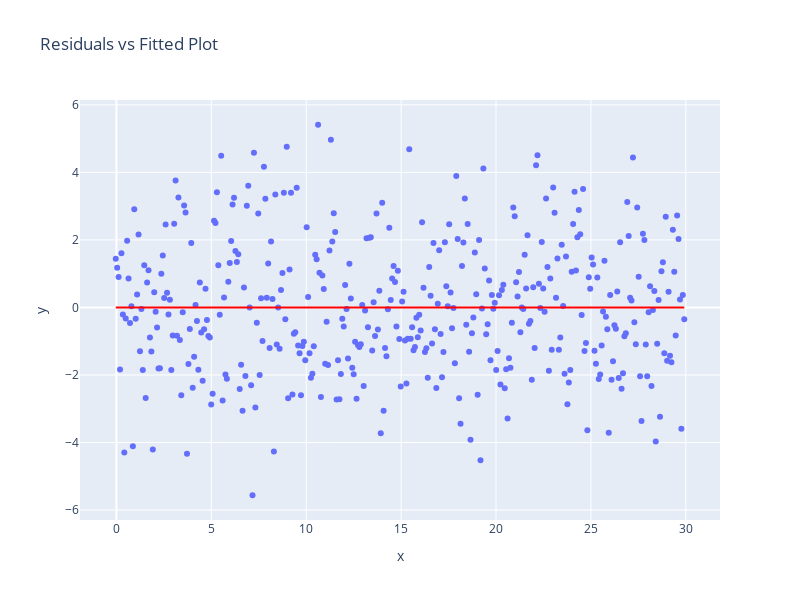

Notebook cell for this chart:
### Code cell
fig = px.scatter(y=residuals, x =fitted, 
                 trendline_color_override="red",
                 trendline="ols", 
                 height=600, width=800,
                 title='Residuals vs Fitted Plot')
fig.show()

### Figure 1 — Plotly figure (JSON) as saved in the notebook; plotly's stock layout.template omitted (floating-point values rounded to 4 significant figures; data arrays with more than 128 entries replaced by an {"elided": "..."} marker saying what was removed)
{"data": [{"hovertemplate": "x=%{x}<br>y=%{y}<extra></extra>", "legendgroup": "", "marker": {"color": "#636efa", "symbol": "circle"}, "mode": "markers", "name": "", "orientation": "v", "showlegend": false, "type": "scatter", "x": {"elided": "400 float values"}, "xaxis": "x", "y": {"elided": "400 float values"}, "yaxis": "y"}, {"hovertemplate": "<b>OLS trendline</b><br>y = -1.99493e-16 * x + 3.71925e-15<br>R<sup>2</sup>=0.000000<br><br>x=%{x}<br>y=%{y} <b>(trend)</b><extra></extra>", "legendgroup": "", "line": {"color": "red"}, "marker": {"color": "#636efa", "symbol": "circle"}, "mode": "lines", "name": "", "showlegend": false, "type": "scatter", "x": {"elided": "400 float values"}, "xaxis": "x", "y": {"elided": "400 float values"}, "yaxis": "y"}], "layout": {"height": 600, "legend": {"tracegroupgap": 0}, "title": {"text": "Residuals vs Fitted Plot"}, "width": 800, "xaxis": {"anchor": "y", "domain": [0, 1], "title": {"text": "x"}}, "yaxis": {"anchor": "x", "domain": [0, 1], "title": {"text": "y"}}}}
